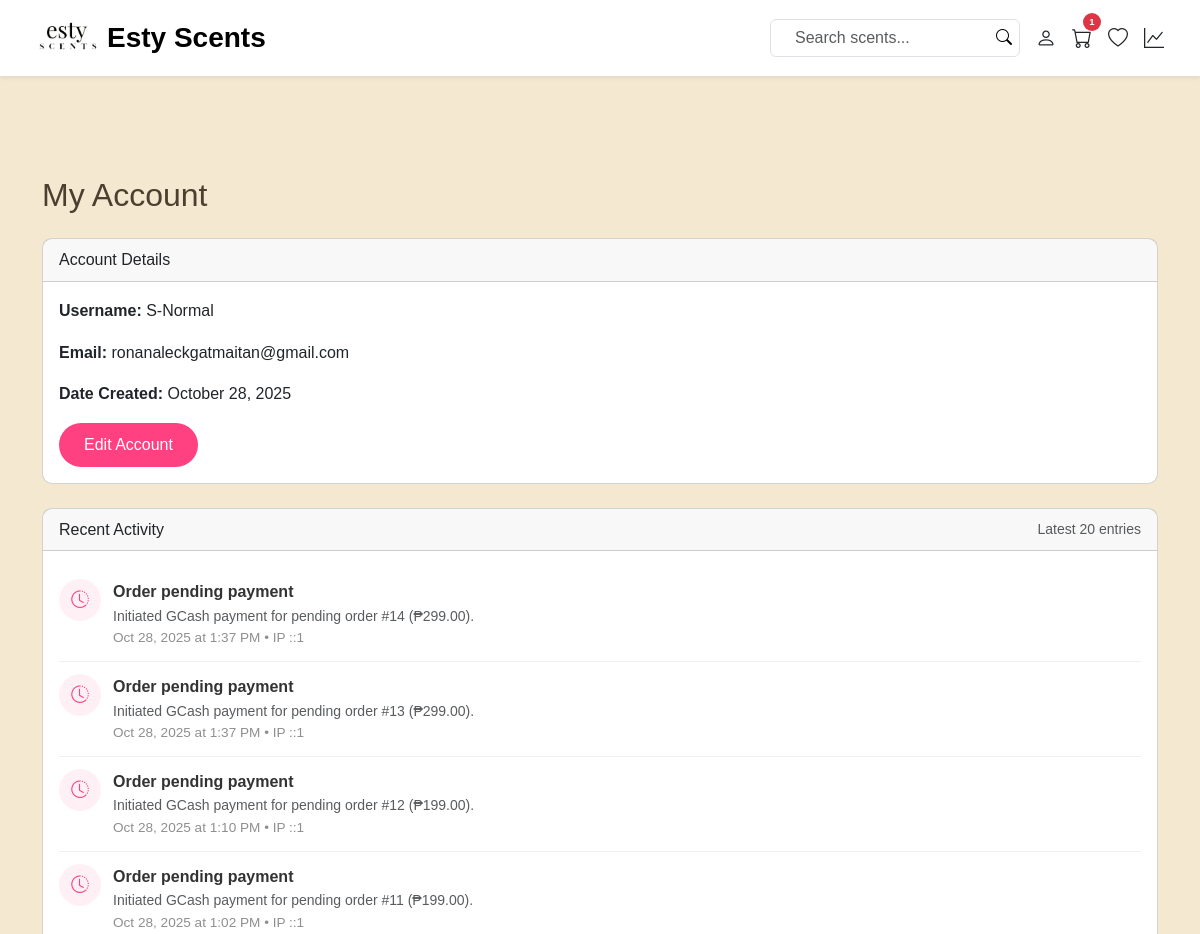
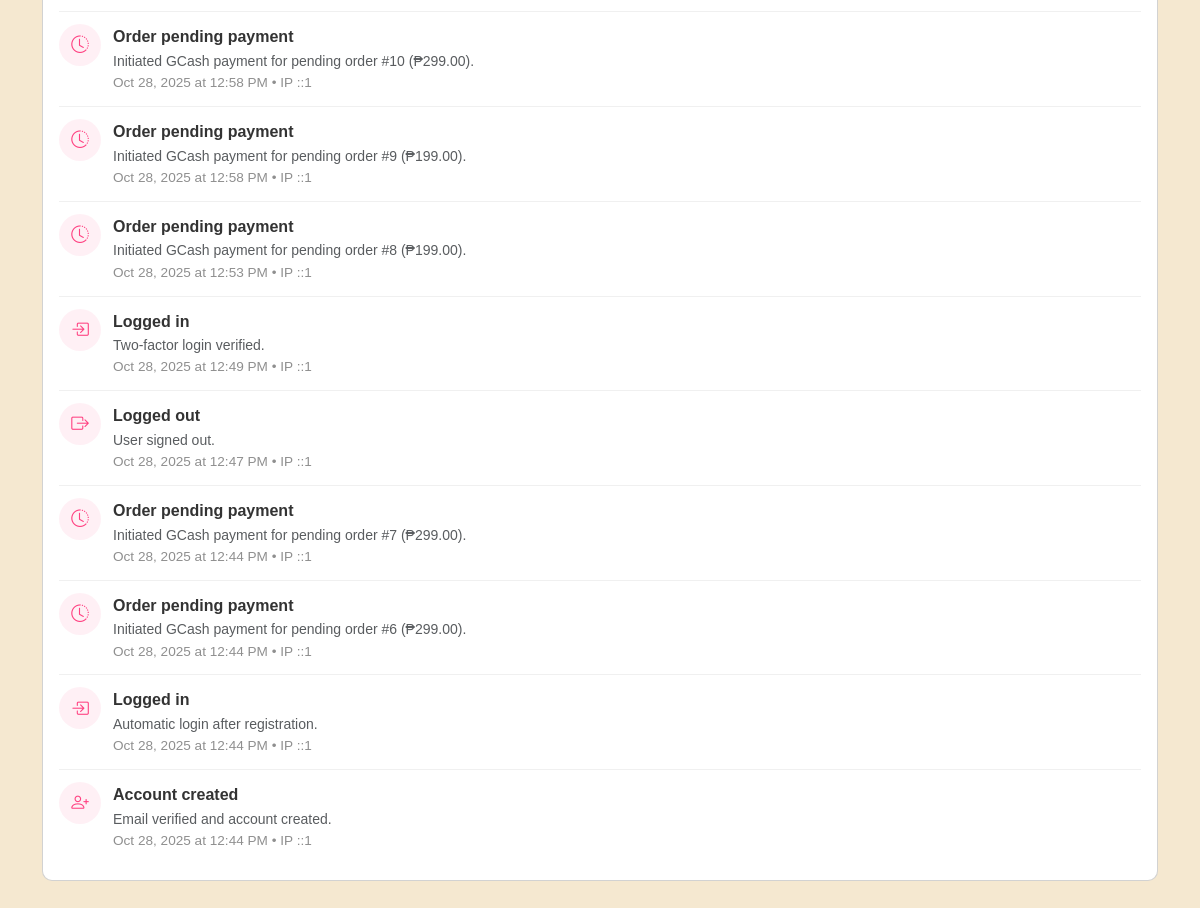
The page /ESTY/account.php (signed in) on the database its author committed (2 pictures, top to bottom).
### tables this page shows
CREATE TABLE `users` (
  `id` int(11) NOT NULL,
  `username` varchar(50) NOT NULL,
  `email` varchar(100) NOT NULL,
  `PASSWORD` varchar(255) NOT NULL,
  `created_at` timestamp NOT NULL DEFAULT current_timestamp()
);

CREATE TABLE `user_activity_logs` (
  `id` int(11) NOT NULL,
  `user_id` int(11) NOT NULL,
  `action` varchar(60) NOT NULL,
  `details` text DEFAULT NULL,
  `ip_address` varchar(45) DEFAULT NULL,
  `user_agent` varchar(255) DEFAULT NULL,
  `created_at` timestamp NOT NULL DEFAULT current_timestamp()
);

### ESTY/user_activity_helpers.php (called while the page is built, shortened)
<?php
function ensureUserActivityLogTable(mysqli $conn): void
{
    $sql = <<<SQL
        CREATE TABLE IF NOT EXISTS user_activity_logs (
            id INT AUTO_INCREMENT PRIMARY KEY,
            user_id INT NOT NULL,
            action VARCHAR(60) NOT NULL,
            details TEXT DEFAULT NULL,
            ip_address VARCHAR(45) DEFAULT NULL,
            user_agent VARCHAR(255) DEFAULT NULL,
            created_at TIMESTAMP DEFAULT CURRENT_TIMESTAMP,
            INDEX idx_user_created_at (user_id, created_at),
            CONSTRAINT fk_user_activity_user FOREIGN KEY (user_id) REFERENCES users(id) ON DELETE CASCADE
        ) ENGINE=InnoDB DEFAULT CHARSET=utf8mb4 COLLATE=utf8mb4_general_ci
    SQL;
}
function fetchUserActivityLogs(mysqli $conn, int $userId, int $limit = 25): array
{
    $rows = [];
    if ($stmt = $conn->prepare(
        'SELECT action, details, ip_address, user_agent, created_at FROM user_activity_logs WHERE user_id = ? ORDER BY created_at DESC, id DESC LIMIT ?'
    )) {
        $stmt->bind_param('ii', $userId, $limit);
        if ($stmt->execute()) {
            $result = $stmt->get_result();
            while ($result && ($row = $result->fetch_assoc())) {
                $rows[] = $row;
            }
        }
    }
    return $rows;
}
function describeUserActivity(string $action): string
{
    $map = [
        'account_created' => 'Account created',
        'login' => 'Logged in',
        'logout' => 'Logged out',
        'order_placed' => 'Order placed',
        'order_pending_payment' => 'Order pending payment',
        'profile_updated' => 'Profile updated',
        'password_reset' => 'Password reset',
    ];
    return $map[$action] ?? ucwords(str_replace('_', ' ', $action));
}
function iconForUserActivity(string $action): string
{
    $map = [
        'account_created' => 'bi-person-plus',
        'login' => 'bi-box-arrow-in-right',
        'logout' => 'bi-box-arrow-right',
        'order_placed' => 'bi-bag-check',
        'order_pending_payment' => 'bi-clock-history',
        'profile_updated' => 'bi-person-gear',
        'password_reset' => 'bi-shield-lock',
    ];
    return $map[$action] ?? 'bi-dot';
}

### ESTY/account.php (the view, shortened to what this page needs)
<?php
require 'db.php';
require_once __DIR__ . '/user_activity_helpers.php';
$account_user_id = $_SESSION['user_id'];
$stmt = $conn->prepare("SELECT username, email, created_at FROM users WHERE id = ?");
$stmt->bind_param("i", $account_user_id);
$stmt->execute();
$result = $stmt->get_result();
$account_user = $result->fetch_assoc();
$activity_logs = fetchUserActivityLogs($conn, $account_user_id, 20);
?>
<!DOCTYPE html>
<html lang="en">
<head>
    <link href="https://cdn.jsdelivr.net/npm/bootstrap@5.3.3/dist/css/bootstrap.min.css" rel="stylesheet">
    <link rel="stylesheet" href="https://cdn.jsdelivr.net/npm/bootstrap-icons@1.11.3/font/bootstrap-icons.css">
    <link rel="stylesheet" href="style.css">
</head>
<body>
<?php include 'navbar.php'; ?>
<div class="container my-5 pt-5">
    <h2 class="mb-4">My Account</h2>
    <div class="card">
        <div class="card-header">Account Details</div>
        <div class="card-body">
            <p><strong>Username:</strong> <?= htmlspecialchars($account_user['username']); ?></p>
            <p><strong>Email:</strong> <?= htmlspecialchars($account_user['email']); ?></p>
            <p><strong>Date Created:</strong> <?= date("F j, Y", strtotime($account_user['created_at'])); ?></p>
            <a href="edit_account.php" class="btn btn-edit">Edit Account</a>
        </div>
    </div>
    <div class="card mt-4">
        <div class="card-header d-flex justify-content-between align-items-center">
            <span>Recent Activity</span>
            <small class="text-muted">Latest 20 entries</small>
        </div>
        <div class="card-body">
            <?php if (empty($activity_logs)): ?>
                <p class="text-muted mb-0">No activity recorded yet.</p>
            <?php else: ?>
                <?php foreach ($activity_logs as $log): ?>
                    <?php
                        $icon = iconForUserActivity($log['action']);
                        $label = describeUserActivity($log['action']);
                        $timestamp = strtotime($log['created_at']);
                        $formattedTime = date('M j, Y \a\t g:i A', $timestamp);
                    ?>
                    <div class="activity-item">
                        <div class="activity-icon"><i class="bi <?= htmlspecialchars($icon); ?>"></i></div>
                        <div class="activity-content">
                            <div class="activity-title"><?= htmlspecialchars($label); ?></div>
                            <?php if (!empty($log['details'])): ?>
                                <div class="text-muted small"><?= htmlspecialchars($log['details']); ?></div>
                            <?php endif; ?>
                            <div class="activity-meta">
                                <?= htmlspecialchars($formattedTime); ?>
                                <?php if (!empty($log['ip_address'])): ?>
                                    <span> • IP <?= htmlspecialchars($log['ip_address']); ?></span>
                                <?php endif; ?>
                            </div>
                        </div>
                    </div>
                <?php endforeach; ?>
            <?php endif; ?>
        </div>
    </div>
</div>
</body>
</html>

### ESTY/style.css (style rules this page uses)
* { margin: 0; padding: 0; box-sizing: border-box; font-family: Arial, sans-serif; }
html { height: 100%; }
body { background-color: #F5E8D0; color: #4B3F2F; line-height: 1.6; padding-top: 80px; display: flex; flex-direction: column; min-height: 100vh; margin: 0; }
.btn { background: #ff4081 !important; color: #fff !important; border: none !important; border-radius: 25px !important; padding: 10px 25px !important; transition: all 0.3s ease !important; font-weight: 500; }
.btn-edit { background-color: #ff4081; color: #fff; border-radius: 25px; padding: 10px 25px; transition: all 0.3s ease; }
.card { border-radius: 10px; box-shadow: 0 5px 10px rgba(0, 0, 0, 0.05); transition: none; position: relative; }

### ESTY/account.php (style rules this page uses)
body { padding-top: 80px; }
.card { transition: none !important; transform: none !important; box-shadow: 0 0 0 rgba(0,0,0,0) !important; }
.btn-edit { background-color: #ff4081; color: #fff; border-radius: 25px; padding: 10px 25px; transition: transform 0.25s ease, background-color 0.25s ease; }
.activity-item { display: flex; gap: 12px; align-items: flex-start; padding: 12px 0; }
.activity-item + .activity-item { border-top: 1px solid #f0f0f0; }
.activity-icon { flex: 0 0 42px; width: 42px; height: 42px; border-radius: 50%; background: rgba(255, 64, 129, 0.08); color: #ff4081; display: flex; align-items: center; justify-content: center; font-size: 1.1rem; }
.activity-title { font-weight: 600; color: #333; }
.activity-meta { color: #8f8f8f; font-size: 0.85rem; }

### rows shown on the page
users: username "S-Normal", email "ronanaleckgatmaitan@gmail.com", created_at "October 28, 2025"
user_activity_logs: action "Order pending payment", details "Initiated GCash payment for pending order #14 (₱299.00).", created_at "Oct 28, 2025 at 1:37 PM", ip_address "::1"
user_activity_logs: action "Order pending payment", details "Initiated GCash payment for pending order #13 (₱299.00).", created_at "Oct 28, 2025 at 1:37 PM", ip_address "::1"
user_activity_logs: action "Order pending payment", details "Initiated GCash payment for pending order #12 (₱199.00).", created_at "Oct 28, 2025 at 1:10 PM", ip_address "::1"
user_activity_logs: action "Order pending payment", details "Initiated GCash payment for pending order #11 (₱199.00).", created_at "Oct 28, 2025 at 1:02 PM", ip_address "::1"
user_activity_logs: action "Order pending payment", details "Initiated GCash payment for pending order #10 (₱299.00).", created_at "Oct 28, 2025 at 12:58 PM", ip_address "::1"
user_activity_logs: action "Order pending payment", details "Initiated GCash payment for pending order #9 (₱199.00).", created_at "Oct 28, 2025 at 12:58 PM", ip_address "::1"
user_activity_logs: action "Order pending payment", details "Initiated GCash payment for pending order #8 (₱199.00).", created_at "Oct 28, 2025 at 12:53 PM", ip_address "::1"
user_activity_logs: action "Logged in", details "Two-factor login verified.", created_at "Oct 28, 2025 at 12:49 PM", ip_address "::1"
user_activity_logs: action "Logged out", details "User signed out.", created_at "Oct 28, 2025 at 12:47 PM", ip_address "::1"
user_activity_logs: action "Order pending payment", details "Initiated GCash payment for pending order #7 (₱299.00).", created_at "Oct 28, 2025 at 12:44 PM", ip_address "::1"
user_activity_logs: action "Order pending payment", details "Initiated GCash payment for pending order #6 (₱299.00).", created_at "Oct 28, 2025 at 12:44 PM", ip_address "::1"
user_activity_logs: action "Logged in", details "Automatic login after registration.", created_at "Oct 28, 2025 at 12:44 PM", ip_address "::1"
user_activity_logs: action "Account created", details "Email verified and account created.", created_at "Oct 28, 2025 at 12:44 PM", ip_address "::1"

### other values the page prints
$cart_qty "1"
